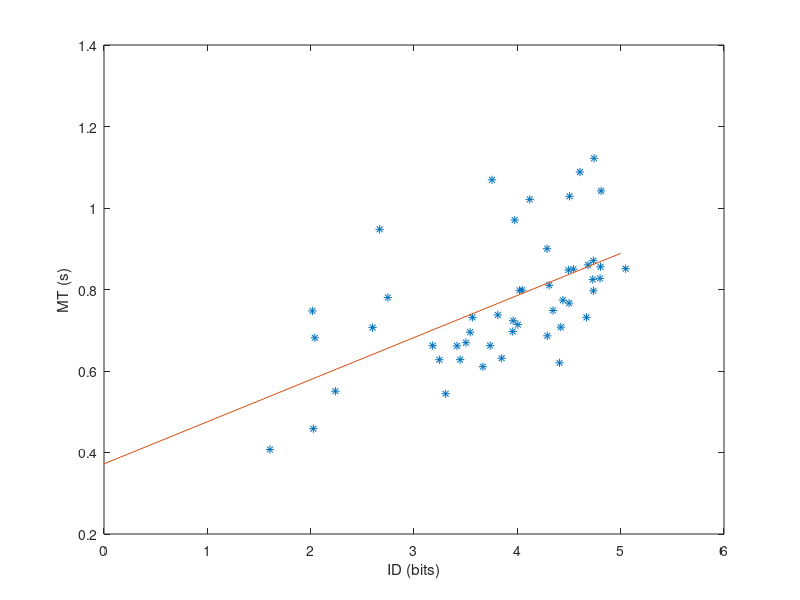

Write MATLAB code to recreate this figure.
clc
clear

data = importdata('data.txt')
target = importdata('target.txt')

size = length(data(:,1));
ae = zeros(size-1,2);

%A = pi/4.*target(:,1);

for i = 1:size-1
   
    num = data(i+1,1);
    D(i) = sqrt((data(i,3)-target(num,2))^2 + (data(i,4)-target(num,3))^2);
    MT(i) = data(i+1,2) - data(i,2);
    
    A = pi/4*target(num,1);
    ID(i) = log2(D(i)/A + 1);
    
    xo = [data(i,3),data(i,4)];
    xf = [data(i+1,3),data(i+1,4)];
    xd = [target(num,2),target(num,3)];
    
    ae(i,:) = dot(xf-xo,xd-xo)/dot(xd-xo,xd-xo)*(xd-xo)'; %effective amplitude
    dx(i) = norm(ae(i,:)) - norm(xd-xo);
    
    xt(i) = norm(xd-xo);
    
end


TP = log2(mean(vecnorm(ae'))/(4.1333*std(dx)) + 1)./mean(MT);
%ID = log2(D./A' + 1);

X = [ID',ones(size-1,1)];
Y = MT';
b = X\Y;

figure
plot(ID,MT,'*')
hold on
plot([0 5],b'*[0 5; 1 1])
ylabel('MT (s)')
xlabel('ID (bits)')



